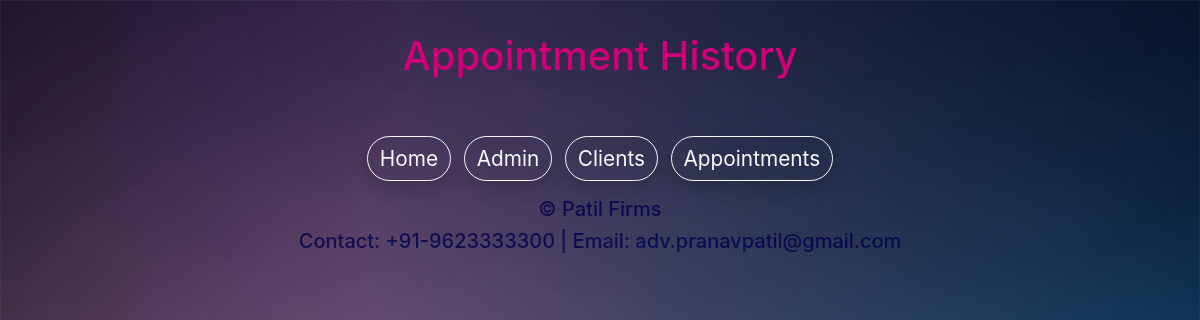
/appointments, run on an earlier commit of the app's database.
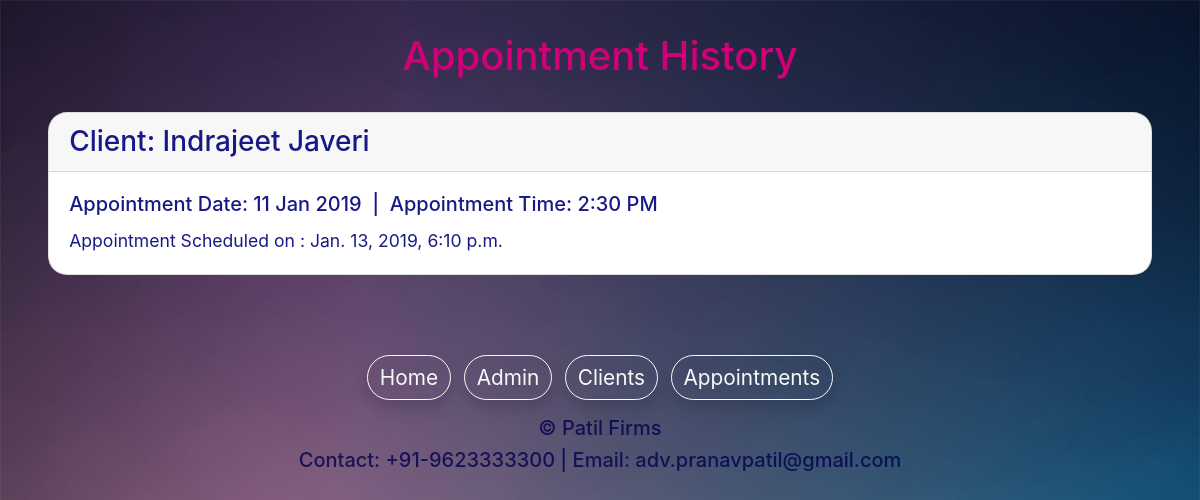
And on a later commit of the database.
### patiladmin/models.py (models this page shows, shortened)
class appointments(models.Model):
    person = models.CharField(max_length=255)
    dtOfApmt = models.CharField(max_length=255)
    tmOfApmt = models.CharField(max_length=255)
    schOn = models.DateTimeField(default=timezone.now, blank=True)
    class Meta:
        verbose_name_plural = "Appointments"

### patiladmin/views.py (the view)
# urls.py: path('appointments', views.appointment)
def appointment(request):
    allAppointments = appointments.objects.all()
    return render(request, 'patiladmin/appointments.html', {'appointments': allAppointments})

### patiladmin/templates/patiladmin/appointments.html
{% extends 'patiladmin/baselayout.html' %}
{% load static %}
{% block content%}
<div class="container">
    <div class="text-center" style="padding-top: 2rem;color: rgb(210,0,120)">
        <h1>Appointment History</h1>
    </div>
    {% for appointment in appointments %}
    <div style="background-color: rgb(256, 256, 256);color: rgba(0,0,120,0.9);margin: 2rem 0.2rem;border-radius: 1.2rem;" class="card">
    <h3 class="card-header">Client: {{appointment.person}}</h5>
            <div class="card-body">
            <h5 class="card-title">Appointment Date: {{appointment.dtOfApmt}}&nbsp;&nbsp;|&nbsp;&nbsp;Appointment Time:
                {{appointment.tmOfApmt}}</h5>
            <p class="card-text" style="font-size: 1.1rem;">Appointment Scheduled on : {{appointment.schOn}}</p>
        </div>
    </div>
    {% endfor %}
</div>
{% endblock %}

What changed in the data, as far as the page shows it:
added appointments: person "Indrajeet Javeri", dtOfApmt "11 Jan 2019", tmOfApmt "2:30 PM", schOn "Jan. 13, 2019, 6:10 p.m."
